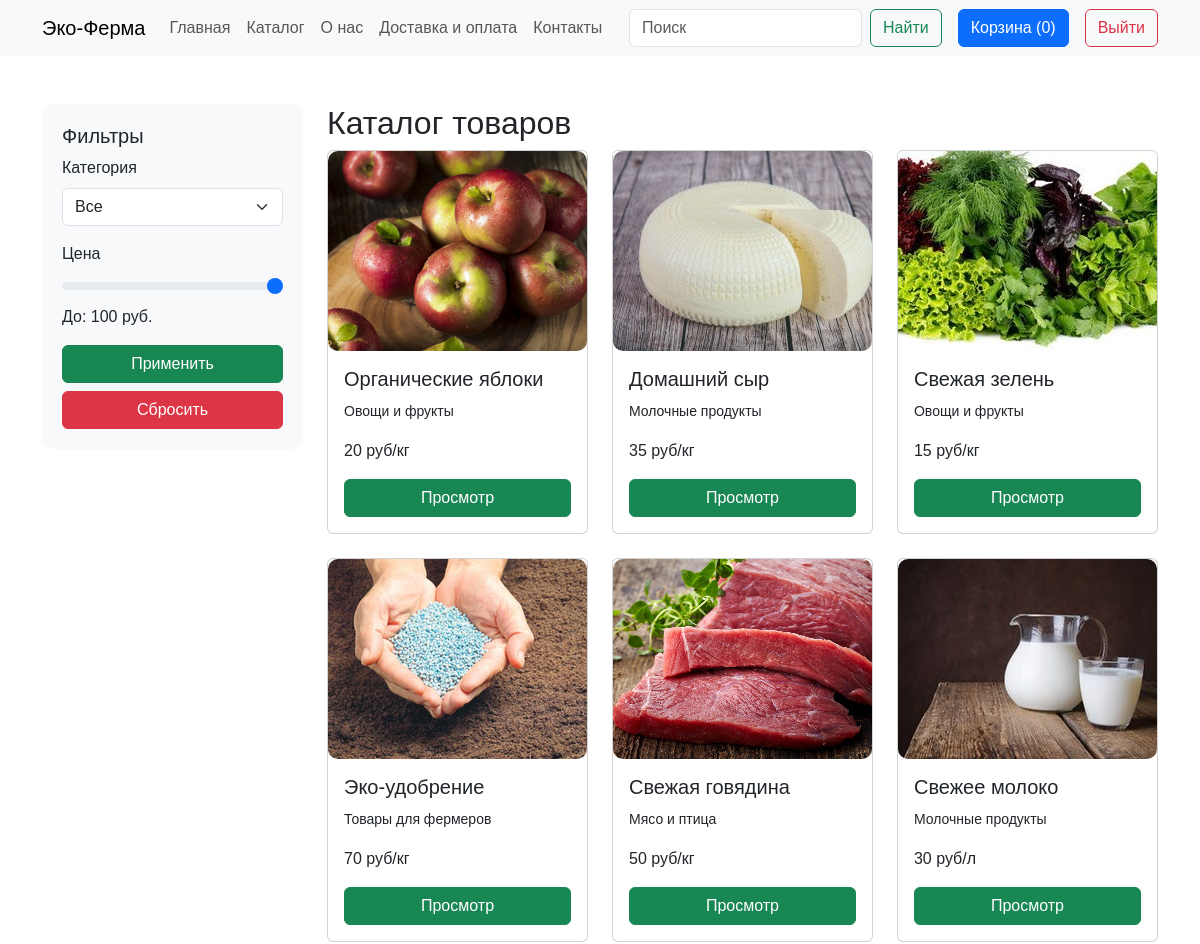
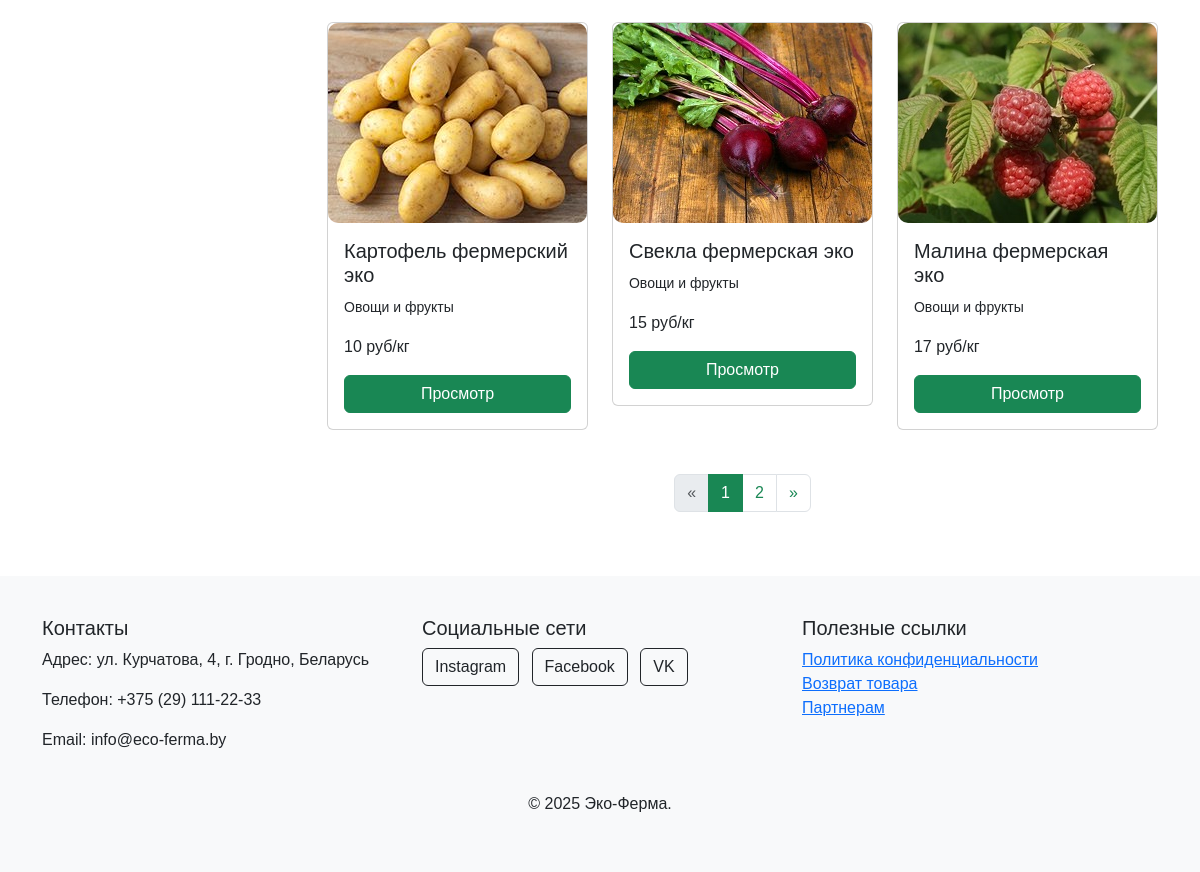
The app's page /catalog (signed in) with its own data (2 pictures, top to bottom).
### app.py (models this page shows, shortened)
class Products(db.Model):
    id = db.Column(db.Integer,primary_key=True)
    title = db.Column(db.String(100))
    subText = db.Column(db.Text)
    text = db.Column(db.Text)
    image_name = db.Column(db.String(100))
    category = db.Column(db.String(100))
    price = db.Column(db.Integer)
    orders = db.relationship('Orders', backref='product', lazy=True)

### app.py (the view, shortened to what this page needs)
@app.route('/catalog', methods=['GET', 'POST'])
def catalog():
    page = request.args.get('page', 1, type=int)
    products_query = Products.query
    category = request.args.get('category')
    search = request.args.get('search')
    maxprice = request.args.get('maxprice')
    if category:
        category = category.capitalize()
        category = "%{}%".format(category)
        products_query = products_query.filter(Products.category.ilike(category))
    if maxprice:
        products_query = products_query.filter(Products.price <= maxprice)
    if search:
        products_query = products_query.filter(Products.title.ilike(f'%{search}%'))
    products = products_query.paginate(page=page, per_page=PER_PAGE, error_out=False)
    max_price = db.session.query(func.max(Products.price)).scalar()
    return render_template("catalog.html",products=products,max_price=max_price)

### app.py (called while the page is built)
@app.context_processor
def inject_order_count():
    order_count = 0
    if 'name' in session:
        user = object
        user = Users.query.filter_by(email=session['name']).first()
        order_count = db.session.query(func.count(Orders.id)) \
                    .filter_by(id_user=user.id) \
                    .filter(Orders.status == 0) \
                    .scalar()
    return dict(order_count=order_count)

@app.context_processor
def inject_user():
    def get_user_name():
        if 'name' in session:
            return Users.query.filter_by(email=session['name']).first()
    return dict(active_user=get_user_name())

### templates/catalog.html (shortened to what this page needs)
{% extends 'base.html' %}
{% block main %}
<div class="container my-5">
  <div class="row">
    <div class="col-md-3">
      <div class="sidebar">
        <h5>Фильтры</h5>
        <form method="get">
          <div class="mb-3">
          <label for="category" class="form-label">Категория</label>
          <select class="form-select" id="category" name="category">
            <option value="">Все</option>
          </select>
        </div>
          <div class="mb-3">
            <label for="priceRange" class="form-label">Цена</label>
            <input
              type="range"
              class="form-range"
              id="priceRange"
              min="1"
              max="{{max_price}}"
              oninput="updateValue(this.value)"
              name="maxprice"
              value="{{ request.args.get('maxprice', max_price) }}"
            />
            <p>До: <span id="rangeValue">{{ request.args.get('maxprice', max_price) }} руб.</span></p>
          </div>
          <button type="submit" class="btn btn-success w-100">Применить</button>
          <a href="/catalog" class="btn btn-danger w-100 mt-2">Сбросить</a>
        </form>
      </div>
    </div>
    <div class="col-md-9">
      <h2>Каталог товаров</h2>
      <div class="row">
         {%for product in products.items%}
        <div class="col-md-4 mb-4">
          <div class="card product-card">
            <img
              src="../static/img/upload/{{product.image_name}}"
              alt="{{product.title}}"
            />
            <div class="card-body">
              <h5 class="card-title">{{product.title}}</h5>
              <p class="card-text"><small>{{product.category}}</small>
              <p class="card-text">{{product.price}} {%if not product.title=="Свежее молоко"%}руб/кг{%else%}руб/л {%endif%}</p>
              <a href="/product/{{product.id}}" class="btn btn-success w-100">Просмотр</a>
            </div>
          </div>
        </div>
        {%endfor%}
      </div>
    {% if products.pages > 1 %}
    <nav aria-label="Навигация по страницам">
      <ul class="pagination justify-content-center">
        <li class="page-item {% if not products.has_prev %}disabled{% endif %}">
          <a class="page-link" href="{{ url_for('catalog', page=products.prev_num, category=request.args.get('category'), maxprice=request.args.get('maxprice'), search=request.args.get('search')) }}" aria-label="Previous">
            <span aria-hidden="true">&laquo;</span>
          </a>
        </li>
        {% for page_num in products.iter_pages(left_edge=1, right_edge=1, left_current=1, right_current=2) %}
          {% if page_num %}
            <li class="page-item {% if page_num == products.page %}active{% endif %}">
              <a class="page-link" href="{{ url_for('catalog', page=page_num, category=request.args.get('category'), maxprice=request.args.get('maxprice'), search=request.args.get('search')) }}">{{ page_num }}</a>
            </li>
          {% else %}
            <li class="page-item disabled">
              <span class="page-link">...</span>
            </li>
          {% endif %}
        {% endfor %}
        <li class="page-item {% if not products.has_next %}disabled{% endif %}">
          <a class="page-link" href="{{ url_for('catalog', page=products.next_num, category=request.args.get('category'), maxprice=request.args.get('maxprice'), search=request.args.get('search')) }}" aria-label="Next">
            <span aria-hidden="true">&raquo;</span>
          </a>
        </li>
      </ul>
    </nav>
    {% endif %}
    </div>
  </div>
</div>
{% endblock %}

### static/css/style.css (style rules this page uses)
body { font-family: Arial, sans-serif; }
.category-card img, .product-card img { width: 100%; height: auto; border-radius: 10px; }
html, body { height: 100%; margin: 0; display: flex; flex-direction: column; }
.product-card img { width: 100%; height: 200px; object-fit: cover; border-radius: 10px; }
.product-card { transition: transform 0.2s; }
.sidebar { background-color: #f8f9fa; padding: 20px; border-radius: 10px; }
.pagination { margin-top: 20px; }
.page-item.active .page-link { background-color: #198754; border-color: #198754; }
.page-link { color: #198754; }
html, body { height: 100%; }
body { display: flex; flex-direction: column; min-height: 100vh; }

### records on screen
Products: image_name (picture), title "Органические яблоки", category "Овощи и фрукты", price "20", shows "руб/кг"
Products: image_name (picture), title "Домашний сыр", category "Молочные продукты", price "35", shows "руб/кг"
Products: image_name (picture), title "Свежая зелень", category "Овощи и фрукты", price "15", shows "руб/кг"
Products: image_name (picture), title "Эко-удобрение", category "Товары для фермеров", price "70", shows "руб/кг"
Products: image_name (picture), title "Свежая говядина", category "Мясо и птица", price "50", shows "руб/кг"
Products: image_name (picture), title "Свежее молоко", category "Молочные продукты", price "30", shows "руб/л"
Products: image_name (picture), title "Картофель фермерский эко", category "Овощи и фрукты", price "10", shows "руб/кг"
Products: image_name (picture), title "Свекла фермерская эко", category "Овощи и фрукты", price "15", shows "руб/кг"
Products: image_name (picture), title "Малина фермерская эко", category "Овощи и фрукты", price "17", shows "руб/кг"

### other values on screen
{{ order_count }} "0"
{{ request.args.get('maxprice', max_price) }} "100"
{{ page_num }} "1" "2"
